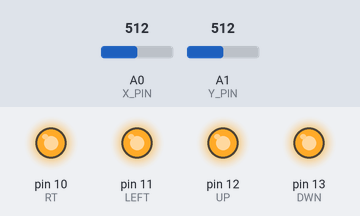
Simulated run of this sketch. Board: Arduino Uno, built with avr-gcc and run on an emulated ATmega328P. Parts: output pins drawn as LEDs (lit = HIGH). The test bench sets the inputs (shaded band); at power-on: A0 (X_PIN) = 512, A1 (Y_PIN) = 512.

Above: at 1.2 s.
1.3 s: A0 (X_PIN) set to 537
At 2.3 s:
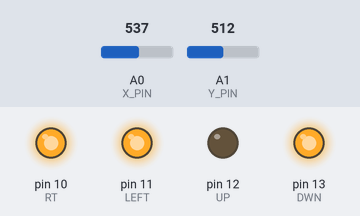
3.1 s: A1 (Y_PIN) set to 532
At 3.6 s:
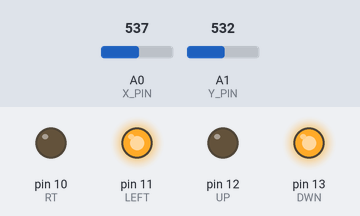
4.7 s: A0 (X_PIN) set to 511
At 6.0 s:
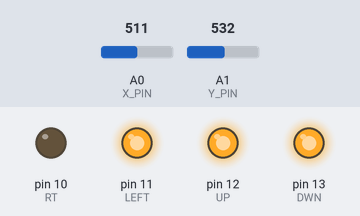
6.3 s: A1 (Y_PIN) set to 306
At 7.3 s:
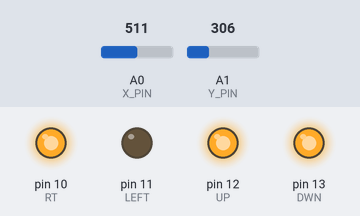
7.9 s: A0 (X_PIN) set to 306
At 8.5 s:
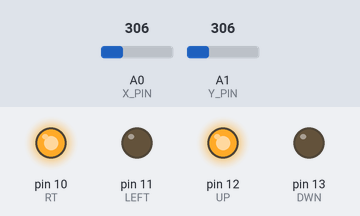
9.5 s: A1 (Y_PIN) set to 511
At 11.0 s:
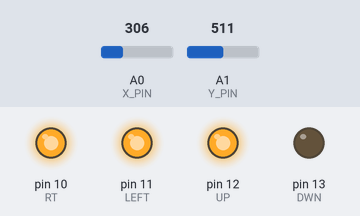
Timing chart, 0 to 12.1 s (numbered marks = the images above; inputs shaded):
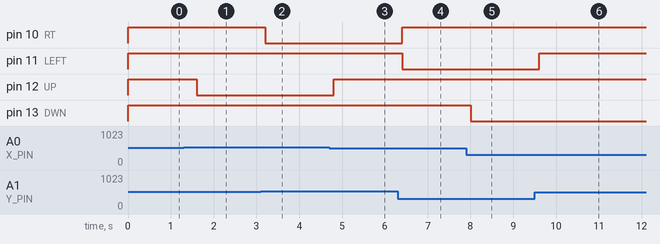

Measured:
- the behaviour switches between 522 and 523 on A0 (X_PIN) (found by bisection; images 0 and 1)
- the behaviour switches between 522 and 523 on A1 (Y_PIN) (found by bisection; images 1 and 2)
- after the input at 1.3 s, pin 12 (UP): HIGH → LOW after 0.30 s
- after the input at 3.1 s, pin 10 (RT): HIGH → LOW after 0.10 s
- after the input at 4.7 s, pin 12 (UP): LOW → HIGH after 0.10 s
- after the input at 6.3 s, pin 10 (RT): LOW → HIGH after 0.10 s; pin 11 (LEFT): HIGH → LOW after 0.10 s
- after the input at 7.9 s, pin 13 (DWN): HIGH → LOW after 0.11 s
- after the input at 9.5 s, pin 11 (LEFT): LOW → HIGH after 0.11 s

The sketch:

as5-joystick_led.ino
```cpp
int UpDown = 0;
int LeftRight = 0;
/* Arduino Micro output pins*/
int DWN = 13;
int UP = 12;
int LEFT = 11;
int RT = 10;
/* Arduino Micro Input Pins */
int X_PIN=A0;
int Y_PIN=A1;

int MID = 10;
int LRMID = 0;
int UPMID = 0;


void setup(){

  pinMode(DWN, OUTPUT);
  pinMode(UP, OUTPUT);
  pinMode(LEFT, OUTPUT);
  pinMode(RT, OUTPUT);

  digitalWrite(DWN, HIGH);
  digitalWrite(UP, HIGH);
  digitalWrite(LEFT, HIGH);
  digitalWrite(RT, HIGH);


  LRMID = analogRead(X_PIN);
  UPMID = analogRead(Y_PIN);
}

void loop(){

  UpDown = analogRead(X_PIN);
  LeftRight = analogRead(Y_PIN);
  // UP-DOWN
  if(UpDown < UPMID - MID){
   digitalWrite(DWN, LOW);
  }else{
   digitalWrite(DWN, HIGH);
  }

  if(UpDown > UPMID + MID){
   digitalWrite(UP, LOW);
  }else{
   digitalWrite(UP, HIGH);
  }
  // LEFT-RIGHT
  if(LeftRight < LRMID - MID){
   digitalWrite(LEFT, LOW);
  }else{
   digitalWrite(LEFT, HIGH);
  }

  if(LeftRight > LRMID + MID){
   digitalWrite(RT, LOW);
  }else{
   digitalWrite(RT, HIGH);
  }

  delay(400);

}
```
